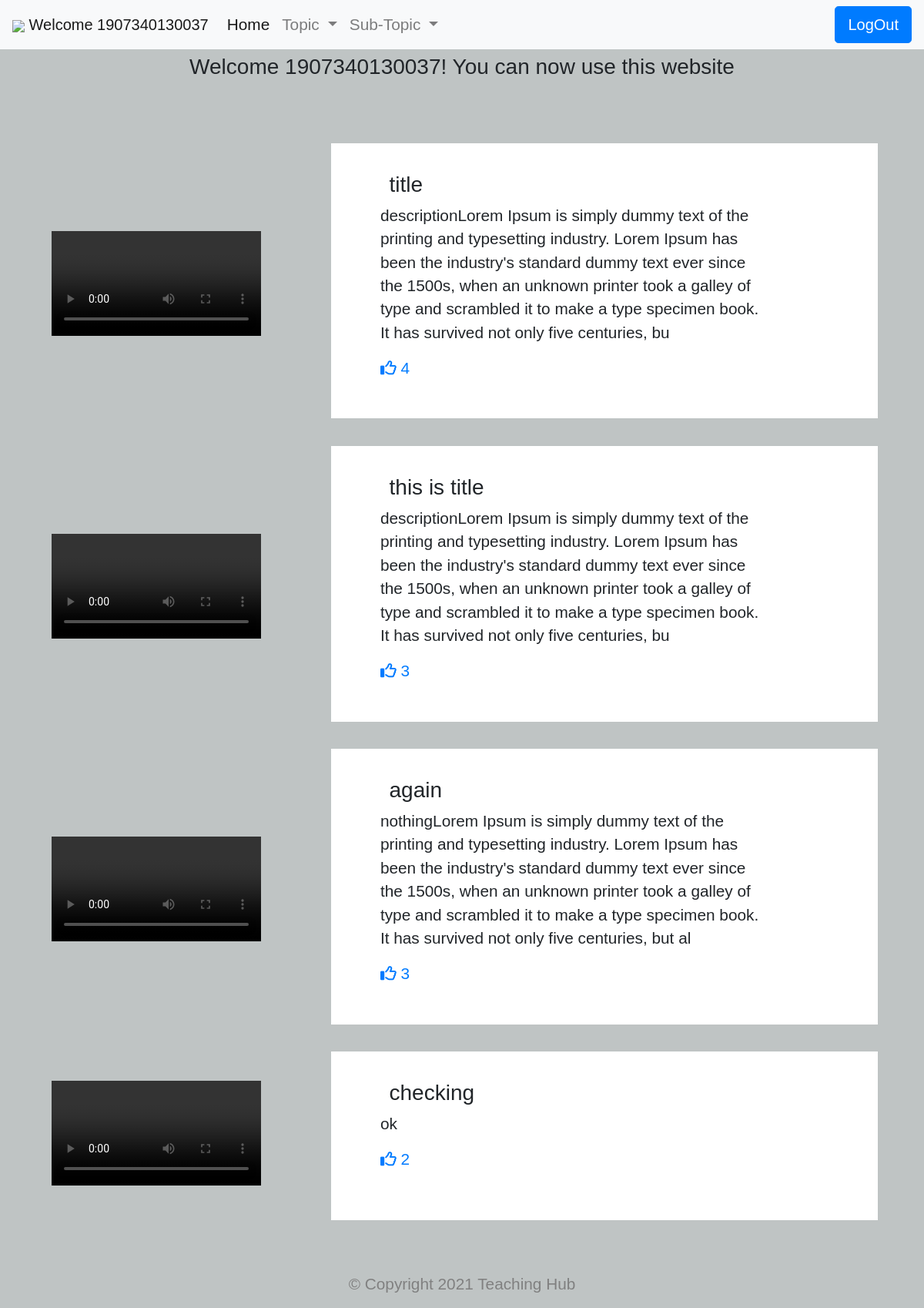
The page /login/welcome.php (signed in) on the database its author committed.
### tables this page shows
CREATE TABLE `videos` (
  `id` int(11) NOT NULL,
  `name` varchar(255) NOT NULL,
  `location` varchar(255) NOT NULL,
  `title` varchar(50) NOT NULL,
  `topic` varchar(100) NOT NULL,
  `sub_topic` varchar(100) NOT NULL,
  `discription` varchar(300) NOT NULL
);

### login/welcome.php (the view, shortened to what this page needs)
<?php
include("config.php");
?>
<!doctype html>
<html lang="en">
<head>
  <link rel="stylesheet" href="https://maxcdn.bootstrapcdn.com/bootstrap/4.0.0/css/bootstrap.min.css" />
  <link rel="stylesheet" href="css/wlcmstyle.css">
</head>
<body>
  <nav class="navbar navbar-expand-lg navbar-light bg-light fixed-top">
    <a class="navbar-brand" href="#"><img src="https://img.icons8.com/metro/26/000000/guest-male.png"> <?php echo "Welcome " . $_SESSION['username'] ?></a>
    <div class="collapse navbar-collapse" id="navbarSupportedContent">
      <ul class="navbar-nav mr-auto">
        <li class="nav-item active">
          <a class="nav-link" href="welcome.php">Home <span class="sr-only">(current)</span></a>
        </li>
        <li class="nav-item dropdown">
          <a class="nav-link dropdown-toggle" href="#" id="navbarDropdown" role="button" data-toggle="dropdown" aria-haspopup="true" aria-expanded="false">
            Topic
          </a>
        </li>
        <li class="nav-item dropdown">
          <a class="nav-link dropdown-toggle" href="#" id="navbarDropdown" role="button" data-toggle="dropdown" aria-haspopup="true" aria-expanded="false">
            Sub-Topic
          </a>
        </li>
      </ul>
      <a href="logout.php"><button class="btn btn btn-lg btn-primary my-2 my-sm-0" type="submit">LogOut</button></a>
    </div>
  </nav>
  <div class="container-fluid wlcm mx-auto ">
    <h3>Welcome <?php echo $_SESSION['username'] ?>! You can now use this website</h3>
  </div>
  <section id="vedioPlay">
    <div class="vedio ">
      <?php
      $fetchVideos = mysqli_query($conn, "SELECT videos.location, videos.title,videos.id ,videos.discription FROM videos ");
      if ($fetchVideos) {
        while ($row = mysqli_fetch_assoc($fetchVideos)) {
          $location = $row['location'];
          $title = $row['title'];
          $video_id = $row['id'];
          $discription = $row['discription'];
          echo "<div>";
          echo "<div class='row' >";
          echo "<div class='col-lg-4 col-md-12 video'>";
          echo "<video src='" . $location . "' controls width='80%' height='100%' >";
          echo "</div >";
          $likeVideos = mysqli_query($conn, "SELECT COUNT(*) as likes FROM videos_liked where videos_liked.video= $video_id");
          while ($row = mysqli_fetch_assoc($likeVideos)) {
            $no_of_likes = $row['likes'];
          }
          echo "<div class='col-lg-8 col-md-12 '>";
          echo '<div class="box">';
          echo "<h3 class='title'>$title</h3>";
          echo "<p class='discription'>$discription</p>";
          echo "<a class='no-like' href='like.php?type=vedio&id=$video_id'><i class='far fa-thumbs-up like-button' ></i> $no_of_likes</a>";
          echo "</div >";
          echo "</div >";
          echo "</div >";
          echo "</div >";
        }
      } else {
        echo "nothing found";
      }
      ?>
    </div>
  </section>
  <footer id="footer">
    <p>© Copyright 2021 Teaching Hub</p>
  </footer>
</body>
</html>

### login/css/wlcmstyle.css (style rules this page uses)
body { background-color: rgb(191, 196, 196); line-height: 1.9rem; font-size: 1.3rem; font-family: "Montserrat", sans-serif; }
.wlcm { text-align: center; padding-top: 70px; }
.nav-link { display: inline; }
.box { background-color: white; margin-bottom: 8%; margin-top: 2%; padding: 2% 9%; height: 91%; box-shadow: 0; transition-property: box-shadow; transition-duration: 0.7s; }
video { float: left; margin: auto 2%; }
.vedio { padding: 5%; }
.title { margin-top: 4%; margin-left: 2%; }
.discription { margin-top: 1%; margin-right: 15%; }
video { text-align: center; transition-property: box-shadow; transition-duration: 0.7s; }
.video { padding: auto 0; margin: auto; }
.like-button { cursor: pointer; }
#footer { text-align: center; color: grey; }
a { text-decoration: none; }

### rows shown on the page
videos: title "title", discription "descriptionLorem Ipsum is simply dummy text of the printing and typesetting industry. Lorem Ipsum has been the industry's standard dummy text ever since the 1500s, when an unknown printer took a galley of type and scrambled it to make a type specimen book. It has survived not only five centuries, bu", no_of_likes "4"
videos: title "this is title", discription "descriptionLorem Ipsum is simply dummy text of the printing and typesetting industry. Lorem Ipsum has been the industry's standard dummy text ever since the 1500s, when an unknown printer took a galley of type and scrambled it to make a type specimen book. It has survived not only five centuries, bu", no_of_likes "3"
videos: title "again", discription "nothingLorem Ipsum is simply dummy text of the printing and typesetting industry. Lorem Ipsum has been the industry's standard dummy text ever since the 1500s, when an unknown printer took a galley of type and scrambled it to make a type specimen book. It has survived not only five centuries, but al", no_of_likes "3"
videos: title "checking", discription "ok", no_of_likes "2"

### other values the page prints
$_SESSION['username'] "1907340130037"
